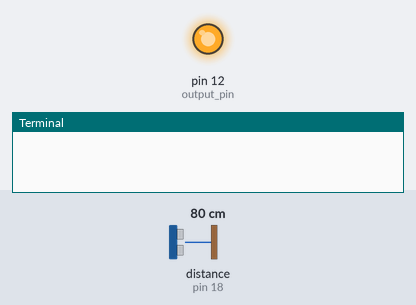
Recording of a program running on a simulated Raspberry Pi (header pin numbers). Shown: output pins drawn as LEDs (lit = HIGH), the last lines printed to the terminal. Inputs (shaded band) come from the test bench; at power-on: distance to the obstacle (sensor on pin 18) 80 cm. The echo pulse lasts 58.3 µs per cm; the clock reads 2024-03-15 10:24:30 at power-on unless the program sets it; pins used as bus, display or sensor lines are not drawn.

Above: at 0.1 s.
At 1.1 s:
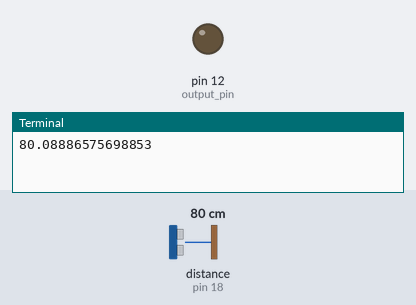
Timing chart, 0 to 2.6 s (numbered marks = the images above):
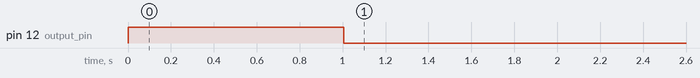

The program:

sr04_2.py
```python
import RPi.GPIO as GPIO
import time
v=34300

output_pin = 12

TRIGGER_PIN=16
ECHO_PIN=18
GPIO.setmode(GPIO.BOARD)
GPIO.setup(TRIGGER_PIN, GPIO.OUT)
GPIO.setup(ECHO_PIN, GPIO.IN)

GPIO.setup(output_pin, GPIO.OUT, initial=GPIO.HIGH)
def measure() :
   GPIO.output(TRIGGER_PIN, GPIO.HIGH)
   time.sleep(0.00001)  #10us
   GPIO.output(TRIGGER_PIN, GPIO.LOW)


   while GPIO.input(ECHO_PIN) == GPIO.LOW :
      pulse_start=time.time()

   while GPIO.input(ECHO_PIN) == GPIO.HIGH :
      pulse_end=time.time()

   t=pulse_end-pulse_start
   d=t*v/2


   time.sleep(1)
   # Toggle the output every second
   print(d)

   if d > 20 :
      GPIO.output(output_pin, GPIO.LOW)
   else :
      if d < 10 :
         three = 0.5
      else :
         three=1
      time.sleep(three)
      GPIO.output(output_pin, GPIO.HIGH)
      time.sleep(three)
      GPIO.output(output_pin, GPIO.LOW)


if __name__ == '__main__':
   while True:
      measure()

GPIO.cleanup()
```

Measured:
- by itself, pin 12 (output_pin): HIGH → LOW at 1.0 s
